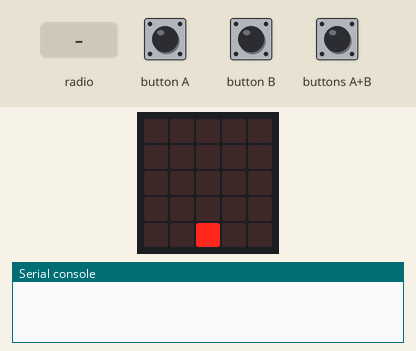
A program run on a simulated BBC micro:bit (MakeCode). Parts: the board's 5×5 LED display, the last lines printed to the serial console. Inputs (shaded band) come from the test bench. No radio messages arrive unless stated (any console line starting 'radio sent:' is added by the test bench).

Above: at 1.2 s.
1.3 s: buttons A+B pressed for 0.15 s
At 1.8 s:
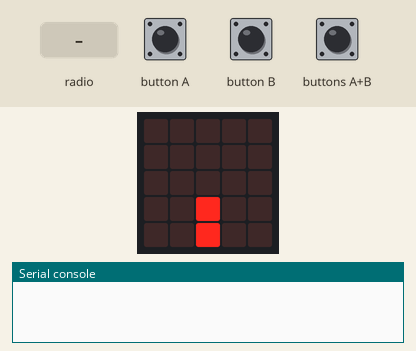
4.4 s: radio message "1" arrives
At 4.8 s:
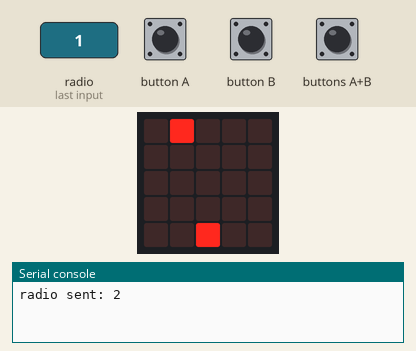
7.4 s: button A pressed for 0.15 s
At 8.4 s:
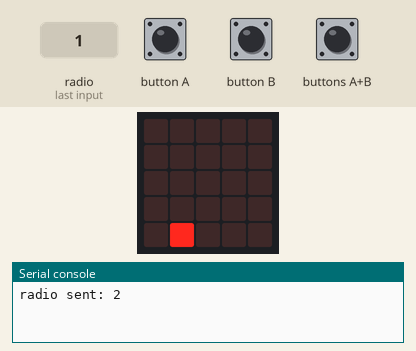
9.0 s: radio message "0" arrives
At 9.4 s:
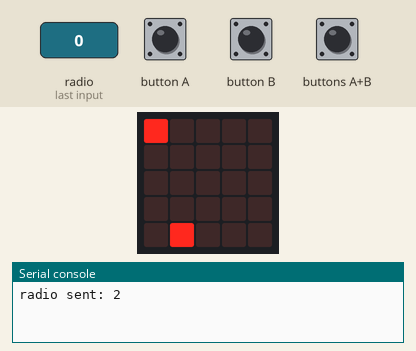
12.0 s: buttons A+B pressed for 1 s
At 13.4 s:
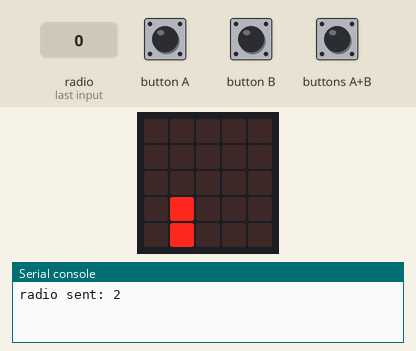
16.0 s: radio message "5" arrives
At 16.4 s:
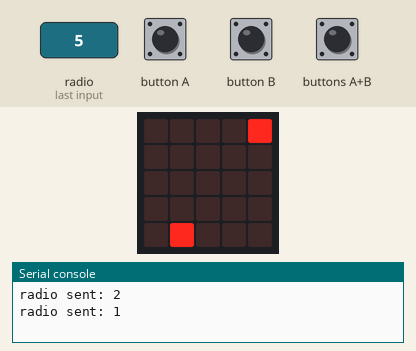
Timing chart, 0 to 19.0 s (numbered marks = the images above; inputs shaded):
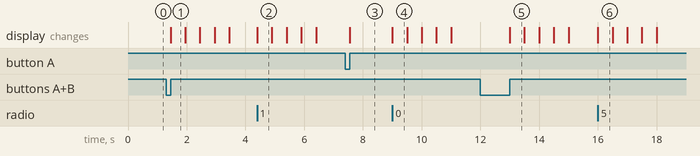

The program:

main.ts
```typescript
radio.onReceivedNumber(function (receivedNumber) {
    Fjende = game.createSprite(receivedNumber, 0)
    basic.pause(500)
    Fjende.change(LedSpriteProperty.Y, 1)
    basic.pause(500)
    Fjende.change(LedSpriteProperty.Y, 1)
    basic.pause(500)
    Fjende.change(LedSpriteProperty.Y, 1)
    basic.pause(500)
    Fjende.change(LedSpriteProperty.Y, 1)
    if (Fjende.isTouching(skib)) {
        game.removeLife(1)
    }
    Fjende.delete()
})
input.onButtonPressed(Button.A, function () {
    skib.change(LedSpriteProperty.X, -1)
    basic.pause(50)
})
input.onButtonPressed(Button.AB, function () {
    skud = game.createSprite(skib.get(LedSpriteProperty.X), 3)
    basic.pause(500)
    skud.change(LedSpriteProperty.Y, -1)
    basic.pause(500)
    skud.change(LedSpriteProperty.Y, -1)
    basic.pause(500)
    skud.change(LedSpriteProperty.Y, -1)
    basic.pause(500)
    skud.change(LedSpriteProperty.Y, -1)
    radio.sendNumber(skud.get(LedSpriteProperty.X))
    skud.delete()
    basic.pause(200)
})
input.onButtonPressed(Button.B, function () {
    skib.change(LedSpriteProperty.X, 1)
    basic.pause(50)
})
let skud: game.LedSprite = null
let Fjende: game.LedSprite = null
let skib: game.LedSprite = null
let CodeKey = 0
radio.setGroup(CodeKey)
game.setLife(2)
skib = game.createSprite(2, 4)
```

test.ts
```typescript
// test ender her, dette bliver ikke kompileret, når denne pakke bruges som en udvidelse.
```

Measured:
- after the input at 1.3 s, the display: changes after 0.15 s (image 1)
- after the input at 4.4 s, the display: changes at once (image 2)
- after the input at 7.4 s, the display: changes after 0.15 s (image 3)
- after the input at 9.0 s, the display: changes at once (image 4)
- after the input at 12.0 s, the display: changes after 1.0 s (image 5)
- after the input at 16.0 s, the display: changes at once (image 6)
- what the display in image 1 shows lasts 0.5 s, from 1.5 s to 2.0 s
